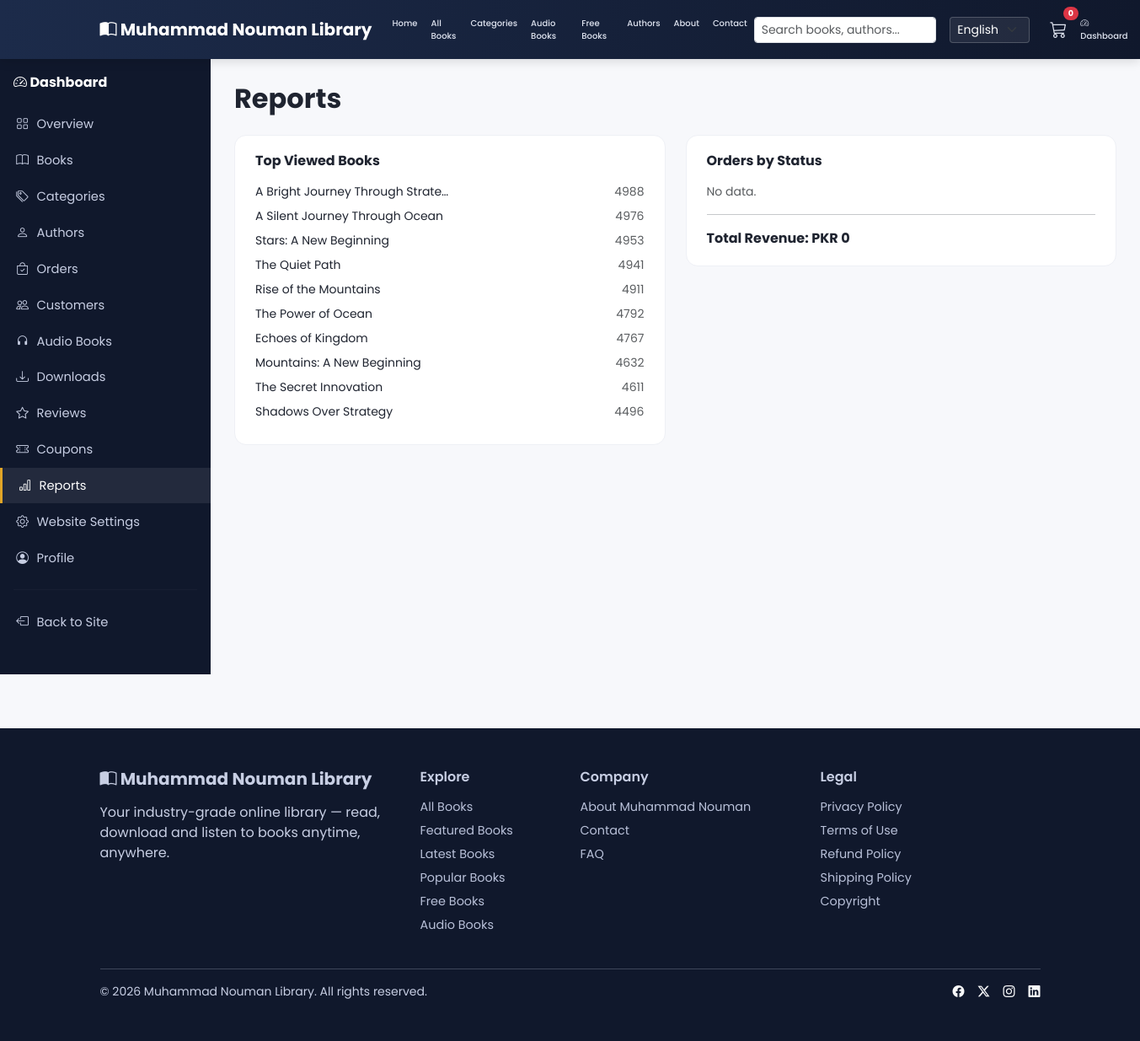
Screenshot of /dashboard/reports/ (signed in) with the database file from the repository.
### apps/books/models.py (models this page shows, shortened)
class Book(models.Model):
    LANGUAGE_CHOICES = [
        ('en', 'English'),
        ('ur', 'Urdu'),
        ('ar', 'Arabic'),
    ]
    title = models.CharField(max_length=250)
    slug = models.SlugField(max_length=270, unique=True, blank=True)
    author = models.ForeignKey(Author, on_delete=models.CASCADE, related_name='books')
    category = models.ForeignKey(Category, on_delete=models.CASCADE, related_name='books')
    description = models.TextField(blank=True)
    short_description = models.CharField(max_length=300, blank=True)
    language = models.CharField(max_length=10, choices=LANGUAGE_CHOICES, default='en')
    pages = models.PositiveIntegerField(default=0)
    isbn = models.CharField(max_length=20, blank=True)
    published_date = models.DateField(null=True, blank=True)
    price = models.DecimalField(max_digits=8, decimal_places=2, default=0)
    discount_price = models.DecimalField(max_digits=8, decimal_places=2, null=True, blank=True)
    cover = models.ImageField(upload_to='covers/', blank=True, null=True)
    pdf_file = models.FileField(upload_to='books/', blank=True, null=True)
    audio_file = models.FileField(upload_to='audio/', blank=True, null=True)
    preview_pages = models.PositiveIntegerField(default=10, help_text="Pages visible in free preview")
    is_featured = models.BooleanField(default=False)
    is_free = models.BooleanField(default=False)
    is_published = models.BooleanField(default=True)
    is_bestseller = models.BooleanField(default=False)
    views_count = models.PositiveIntegerField(default=0)
    downloads_count = models.PositiveIntegerField(default=0)
    created_at = models.DateTimeField(auto_now_add=True)
    updated_at = models.DateTimeField(auto_now=True)
    class Meta:
        ordering = ['-created_at']
        indexes = [
            models.Index(fields=['is_published', 'is_featured']),
            models.Index(fields=['is_published', 'is_free']),
        ]

### apps/dashboard/views.py (the view)
# urls.py: path('reports/', views.reports, name='reports'),
@staff_required
def reports(request):
    context = {
        'top_books': Book.objects.order_by('-views_count')[:10],
        'top_selling': Book.objects.annotate(n=Count('order_items')).order_by('-n')[:10],
        'orders_by_status': Order.objects.values('status').annotate(n=Count('id')),
        'revenue_total': Order.objects.filter(status='completed').aggregate(s=Sum('grand_total'))['s'] or 0,
    }
    return render(request, 'dashboard/reports.html', context)

### apps/categories/context_processors.py (called while the page is built)
def category_menu(request):
    categories = Category.objects.filter(is_active=True).order_by('name')
    return {'nav_categories': categories}

### apps/core/context_processors.py (called while the page is built)
def site_settings(request):
    return {
        'SITE_NAME': settings.SITE_NAME,
        'CURRENCY': settings.CURRENCY,
    }

### apps/dashboard/views.py (called while the page is built)
def staff_required(view_func):
    @wraps(view_func)
    @login_required
    def _wrapped(request, *args, **kwargs):
        if not request.user.is_staff:
            messages.error(request, "You don't have access to the dashboard.")
            return redirect('core:home')
        return view_func(request, *args, **kwargs)
    return _wrapped

### apps/orders/cart.py (called while the page is built)
    def __len__(self):
        return sum(item['quantity'] for item in self.cart.values())

    def get_total_price(self):
        return sum(Decimal(item['price']) * item['quantity'] for item in self.cart.values())

### apps/orders/context_processors.py (called while the page is built)
def cart_summary(request):
    cart = getattr(request, 'cart', None)
    if cart is None:
        return {'cart_count': 0, 'cart_total': 0}
    return {'cart_count': len(cart), 'cart_total': cart.get_total_price()}

### templates/dashboard/reports.html (shortened to what this page needs)
{% extends "dashboard/base.html" %}
{% load i18n %}
{% block dash_content %}
<h2 class="fw-bold mb-4">{% trans "Reports" %}</h2>
<div class="row g-4">
  <div class="col-lg-6">
    <div class="dash-card">
      <h6 class="fw-bold mb-3">{% trans "Top Viewed Books" %}</h6>
      {% for book in top_books %}<div class="d-flex justify-content-between small mb-2"><span>{{ book.title|truncatechars:32 }}</span><span class="text-muted">{{ book.views_count }}</span></div>{% empty %}<p class="text-muted small">{% trans "No data." %}</p>{% endfor %}
    </div>
  </div>
  <div class="col-lg-6">
    <div class="dash-card">
      <h6 class="fw-bold mb-3">{% trans "Orders by Status" %}</h6>
      {% for row in orders_by_status %}<div class="d-flex justify-content-between small mb-2"><span>{{ row.status|capfirst }}</span><span class="text-muted">{{ row.n }}</span></div>{% empty %}<p class="text-muted small">{% trans "No data." %}</p>{% endfor %}
      <hr>
      <div class="fw-bold">{% trans "Total Revenue" %}: {{ CURRENCY }} {{ revenue_total }}</div>
    </div>
  </div>
</div>
{% endblock %}

### static/css/style.css (style rules this page uses)
:root { --mnl-primary: #1c2b4a; --mnl-primary-dark: #10182c; --mnl-accent: #e0a527; --mnl-accent-dark: #c78f1c; --mnl-bg: #f7f8fb; --mnl-card: #ffffff; --mnl-text: #1f2430; --mnl-muted: #6b7280; --radius: 14px; }
body { font-family: 'Poppins', system-ui, sans-serif; background: var(--mnl-bg); color: var(--mnl-text); }
.dash-card { background: #fff; border-radius: 14px; padding: 1.25rem 1.5rem; border: 1px solid #eef0f5; }

### rows the page displays
Book: title "A Bright Journey Through Strate…", views_count "4988"
Book: title "A Silent Journey Through Ocean", views_count "4976"
Book: title "Stars: A New Beginning", views_count "4953"
Book: title "The Quiet Path", views_count "4941"
Book: title "Rise of the Mountains", views_count "4911"
Book: title "The Power of Ocean", views_count "4792"
Book: title "Echoes of Kingdom", views_count "4767"
Book: title "Mountains: A New Beginning", views_count "4632"
Book: title "The Secret Innovation", views_count "4611"
Book: title "Shadows Over Strategy", views_count "4496"

### other values shown
{{ SITE_NAME }} "Muhammad Nouman Library"
{{ cart_count }} "0"
{{ CURRENCY }} "PKR"
{{ revenue_total }} "0"
form field language "English"
